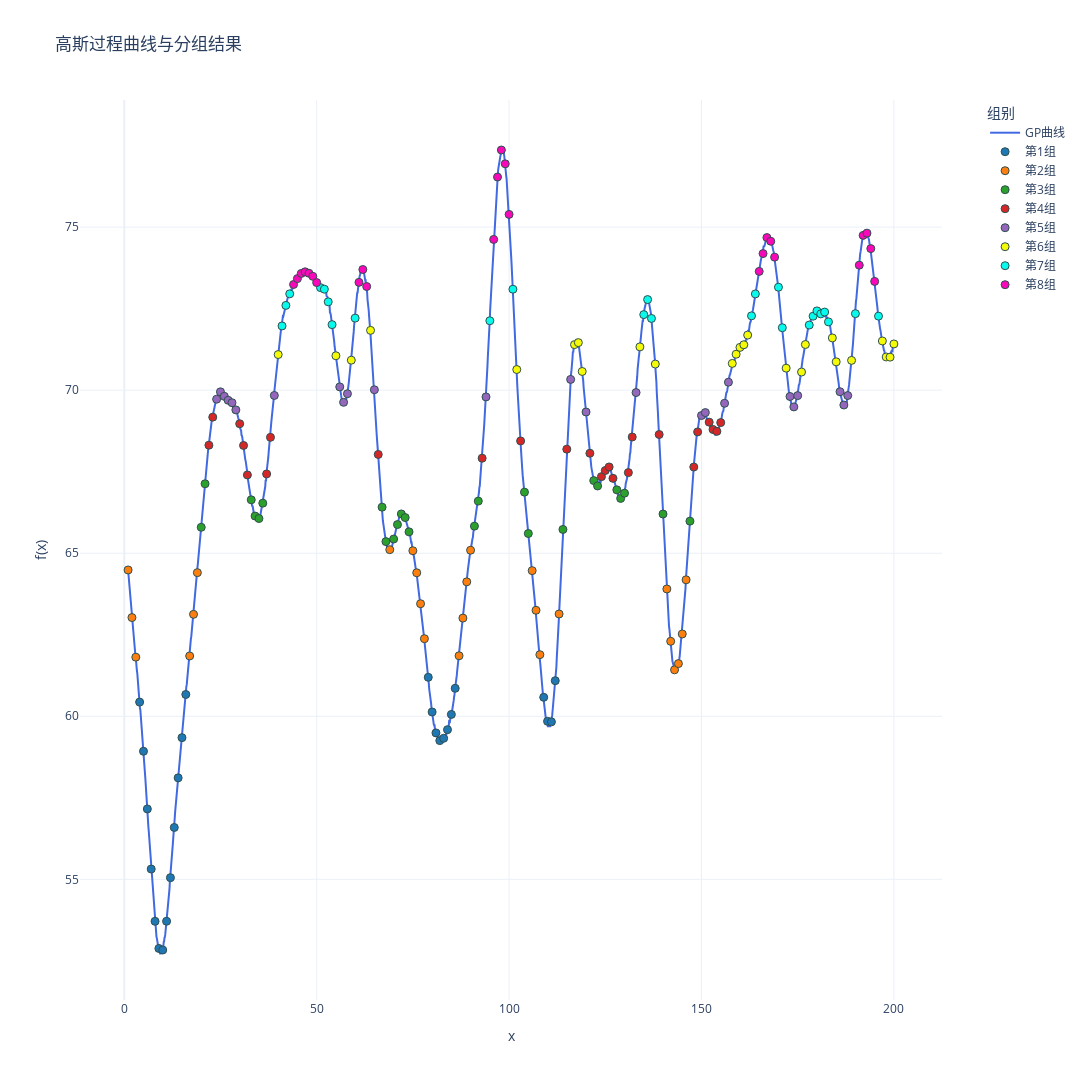

This figure's notebook cell:
### Code cell
import numpy as np
import plotly.graph_objects as go
from sklearn.gaussian_process import GaussianProcessRegressor
from sklearn.gaussian_process.kernels import RBF, ConstantKernel,WhiteKernel

import sys
import os
# 使用当前工作目录
project_root = os.path.dirname(os.getcwd())  # 获取当前目录的父目录
sys.path.insert(0, project_root)
from util.methods import assign_variances

seed = 1
# 定义核函数
kernel = ConstantKernel(25.0) * RBF(length_scale=4.0) + WhiteKernel(1e-3)
gp = GaussianProcessRegressor(kernel=kernel)

x_dense = np.linspace(1, 200, 2000).reshape(-1, 1)

y_dense = gp.sample_y(x_dense, n_samples=1, random_state=seed).flatten() + 70

# 提取整数点对应的y值
integer_points = np.arange(1, 201)
y_integers = y_dense[np.linspace(0, 1999, 200, dtype=int)]

# 计算整数点的协方差矩阵
cov_matrix = kernel(integer_points.reshape(-1,1))

# 计算相关性矩阵
std_dev = np.sqrt(np.diag(cov_matrix))  
corr_matrix = cov_matrix / np.outer(std_dev, std_dev)  

np.savetxt('Sigma1.txt', cov_matrix, 
           fmt='%.6f',
           header=f'高斯过程协方差矩阵\n核函数: {kernel}')

np.savetxt('correlation_matrix.txt', corr_matrix,
           fmt='%.6f',
           header=f'高斯过程相关性矩阵\n核函数: {kernel}')

np.savetxt('mu.txt', 
           y_integers,
           fmt='%.6f',
           header='真实均值')

# 创建分组标签 (5组，每组10个点)
group_labels = np.floor(np.argsort(np.argsort(y_integers))/25).astype(int)
group_names = [f"第{i+1}组" for i in range(8)]  # 组别名称

fig = go.Figure()

fig.add_trace(go.Scatter(
    x=x_dense.flatten(), 
    y=y_dense,
    mode='lines',
    name='GP曲线',
    line=dict(color='royalblue', width=2)
))

colors = ['#1f77b4', '#ff7f0e', '#2ca02c', '#d62728', '#9467bd', '#f5fa07', '#07faec', '#f808b9']  # 8种不同颜色
for group in range(8):
    mask = (group_labels == group)
    fig.add_trace(go.Scatter(
        x=integer_points[mask],
        y=y_integers[mask],
        mode='markers',
        name=group_names[group],
        marker=dict(
            color=colors[group],
            size=8,
            line=dict(width=1, color='DarkSlateGrey')
    )))

fig.update_layout(
    title='高斯过程曲线与分组结果',
    xaxis_title='x',
    yaxis_title='f(x)',
    template='plotly_white',
    height=1080,
    width=1920,
    legend=dict(
        title='组别',
        x=1.05,
        y=1,
        xanchor='left',
        yanchor='top',
        bgcolor='rgba(255,255,255,0.8)'
    ),
    margin=dict(r=150) 
)

fig.show()

### Figure 1 — Plotly figure (JSON) as saved in the notebook; plotly's stock layout.template omitted (floating-point values rounded to 4 significant figures; data arrays with more than 128 entries replaced by an {"elided": "..."} marker saying what was removed)
{"data": [{"line": {"color": "royalblue", "width": 2}, "mode": "lines", "name": "GP曲线", "type": "scatter", "x": {"elided": "2000 float values"}, "y": {"elided": "2000 float values"}}, {"marker": {"color": "#1f77b4", "line": {"color": "DarkSlateGrey", "width": 1}, "size": 8}, "mode": "markers", "name": "第1组", "type": "scatter", "x": [4, 5, 6, 7, 8, 9, 10, 11, 12, 13, 14, 15, 16, 79, 80, 81, 82, 83, 84, 85, 86, 109, 110, 111, 112], "y": [60.44, 58.93, 57.16, 55.32, 53.71, 52.88, 52.83, 53.71, 55.05, 56.59, 58.11, 59.35, 60.67, 61.2, 60.13, 59.49, 59.25, 59.33, 59.59, 60.06, 60.86, 60.58, 59.85, 59.83, 61.09]}, {"marker": {"color": "#ff7f0e", "line": {"color": "DarkSlateGrey", "width": 1}, "size": 8}, "mode": "markers", "name": "第2组", "type": "scatter", "x": [1, 2, 3, 17, 18, 19, 69, 75, 76, 77, 78, 87, 88, 89, 90, 106, 107, 108, 113, 141, 142, 143, 144, 145, 146], "y": [64.49, 63.03, 61.81, 61.85, 63.13, 64.4, 65.11, 65.08, 64.4, 63.45, 62.38, 61.86, 63.01, 64.12, 65.09, 64.47, 63.25, 61.89, 63.14, 63.9, 62.3, 61.42, 61.62, 62.52, 64.19]}, {"marker": {"color": "#2ca02c", "line": {"color": "DarkSlateGrey", "width": 1}, "size": 8}, "mode": "markers", "name": "第3组", "type": "scatter", "x": [20, 21, 33, 34, 35, 36, 67, 68, 70, 71, 72, 73, 74, 91, 92, 104, 105, 114, 122, 123, 128, 129, 130, 140, 147], "y": [65.8, 67.13, 66.64, 66.14, 66.06, 66.54, 66.41, 65.36, 65.43, 65.88, 66.2, 66.09, 65.66, 65.83, 66.6, 66.87, 65.61, 65.73, 67.23, 67.06, 66.94, 66.68, 66.84, 66.2, 65.98]}, {"marker": {"color": "#d62728", "line": {"color": "DarkSlateGrey", "width": 1}, "size": 8}, "mode": "markers", "name": "第4组", "type": "scatter", "x": [22, 23, 30, 31, 32, 37, 38, 66, 93, 103, 115, 121, 124, 125, 126, 127, 131, 132, 139, 148, 149, 152, 153, 154, 155], "y": [68.31, 69.17, 68.97, 68.3, 67.4, 67.43, 68.55, 68.03, 67.91, 68.44, 68.19, 68.07, 67.35, 67.54, 67.65, 67.3, 67.47, 68.56, 68.64, 67.64, 68.72, 69.02, 68.79, 68.74, 69.01]}, {"marker": {"color": "#9467bd", "line": {"color": "DarkSlateGrey", "width": 1}, "size": 8}, "mode": "markers", "name": "第5组", "type": "scatter", "x": [24, 25, 26, 27, 28, 29, 39, 56, 57, 58, 65, 94, 116, 120, 133, 150, 151, 156, 157, 173, 174, 175, 186, 187, 188], "y": [69.72, 69.95, 69.81, 69.69, 69.61, 69.4, 69.84, 70.1, 69.63, 69.89, 70.01, 69.79, 70.33, 69.33, 69.93, 69.22, 69.31, 69.6, 70.25, 69.81, 69.49, 69.83, 69.95, 69.55, 69.84]}, {"marker": {"color": "#f5fa07", "line": {"color": "DarkSlateGrey", "width": 1}, "size": 8}, "mode": "markers", "name": "第6组", "type": "scatter", "x": [40, 55, 59, 64, 102, 117, 118, 119, 134, 138, 158, 159, 160, 161, 162, 172, 176, 177, 184, 185, 189, 197, 198, 199, 200], "y": [71.09, 71.05, 70.92, 71.83, 70.63, 71.4, 71.46, 70.57, 71.33, 70.8, 70.82, 71.1, 71.31, 71.39, 71.69, 70.67, 70.56, 71.4, 71.6, 70.87, 70.91, 71.51, 71.02, 71.01, 71.42]}, {"marker": {"color": "#07faec", "line": {"color": "DarkSlateGrey", "width": 1}, "size": 8}, "mode": "markers", "name": "第7组", "type": "scatter", "x": [41, 42, 43, 51, 52, 53, 54, 60, 95, 101, 135, 136, 137, 163, 164, 170, 171, 178, 179, 180, 181, 182, 183, 190, 196], "y": [71.97, 72.6, 72.95, 73.14, 73.1, 72.71, 72.01, 72.21, 72.13, 73.1, 72.32, 72.78, 72.2, 72.28, 72.95, 73.16, 71.91, 72.0, 72.27, 72.43, 72.34, 72.4, 72.09, 72.35, 72.27]}, {"marker": {"color": "#f808b9", "line": {"color": "DarkSlateGrey", "width": 1}, "size": 8}, "mode": "markers", "name": "第8组", "type": "scatter", "x": [44, 45, 46, 47, 48, 49, 50, 61, 62, 63, 96, 97, 98, 99, 100, 165, 166, 167, 168, 169, 191, 192, 193, 194, 195], "y": [73.24, 73.42, 73.58, 73.63, 73.58, 73.49, 73.3, 73.31, 73.7, 73.18, 74.62, 76.54, 77.36, 76.94, 75.39, 73.64, 74.19, 74.68, 74.57, 74.08, 73.83, 74.75, 74.81, 74.34, 73.34]}], "layout": {"height": 1080, "legend": {"bgcolor": "rgba(255,255,255,0.8)", "title": {"text": "组别"}, "x": 1.05, "xanchor": "left", "y": 1, "yanchor": "top"}, "margin": {"r": 150}, "title": {"text": "高斯过程曲线与分组结果"}, "width": 1920, "xaxis": {"title": {"text": "x"}}, "yaxis": {"title": {"text": "f(x)"}}}}
